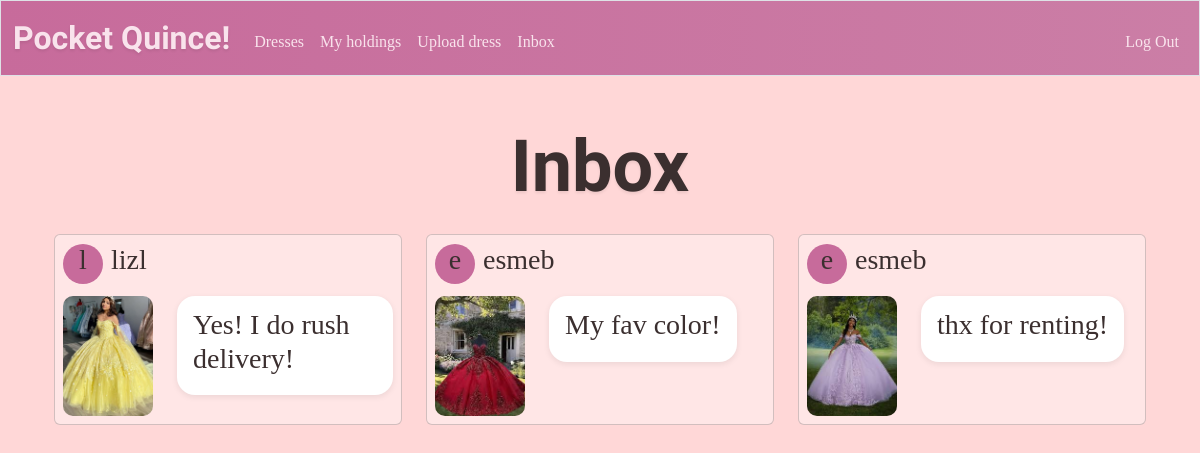
Screenshot of /messages (signed in) with the database file from the repository.
### tables this page shows
CREATE TABLE messages (
    id INTEGER PRIMARY KEY AUTOINCREMENT,
    sender_id   INTEGER NOT NULL,
    receiver_id INTEGER NOT NULL,
    dress_id    INTEGER,
    body        TEXT NOT NULL,
    created_at  TIMESTAMP DEFAULT CURRENT_TIMESTAMP,
    FOREIGN KEY (sender_id)   REFERENCES users(id),
    FOREIGN KEY (receiver_id) REFERENCES users(id),
    FOREIGN KEY (dress_id)    REFERENCES dresses(id)
);

CREATE TABLE users (
id INTEGER PRIMARY KEY AUTOINCREMENT NOT NULL, 
username TEXT NOT NULL UNIQUE, 
email TEXT NOT NULL, 
phone TEXT NOT NULL, 
hash TEXT NOT NULL
);

CREATE TABLE dresses (
    id INTEGER PRIMARY KEY AUTOINCREMENT,
    size TEXT NOT NULL,
    color TEXT NOT NULL,
    owner INTEGER NOT NULL,
    image_url TEXT,
    time_posted TEXT NOT NULL DEFAULT CURRENT_TIMESTAMP,
    FOREIGN KEY (owner) REFERENCES users(id)
);

### app.py (the view)
@app.route("/messages", methods=["GET", "POST"])
@login_required
def messages():
    db = get_db() # Set up database connection to wardrobe.db
    if request.method == "POST":
        receiver_id = request.form.get("receiver_id")
        content = request.form.get("body")
        dress_id = request.form.get("dress_id")
        if not receiver_id or not content or not dress_id:
            return apology("Missing message information")
        db.execute("INSERT INTO messages (sender_id, receiver_id, dress_id, body) VALUES (?,?,?,?)",
                     (session["user_id"], receiver_id, dress_id, content))
        db.commit() # Save database changes
        flash("Message sent!")
        return redirect("/messages") # Allow for messages to be viewed
    else:
        messages = db.execute("SELECT messages.*, users.username as sender_name, dresses.image_url, dresses.size, dresses.color FROM messages JOIN users ON messages.sender_id = users.id LEFT JOIN dresses ON dresses.id = messages.dress_id WHERE messages.receiver_id = ? ORDER BY messages.created_at DESC", (session["user_id"],)).fetchall()
        return render_template("messages.html", messages=messages)

### app.py (called while the page is built)
def get_db():
    if "db" not in g: # Check if database connection already exists
        g.db = sqlite3.connect(DATABASE) # Open database and store connection for reuse
        g.db.row_factory = sqlite3.Row # Enable dictionary-like row access for reading
    return g.db # Return database connection

@app.after_request
def after_request(response):
    response.headers["Cache-Control"] = "no-cache, no-store, must-revalidate"
    response.headers["Expires"] = 0
    response.headers["Pragma"] = "no-cache"
    return response

### help.py (called while the page is built)
def login_required(f):
    @wraps(f)
    def decorated_function(*args, **kwargs):
        if session.get("user_id") is None:
            return redirect("/login")
        return f(*args, **kwargs)
    return decorated_function

### templates/messages.html (shortened to what this page needs)
{% extends "layout.html" %}
{% block main %}
    <h2 class = "imperial">Inbox</h2>
    {%if messages|length == 0 %}
        <h3 class = "body-font">No messages yet</h3>
    {%else%}
        <div class="container mt-4">
            <div class="row">
                {% for message in messages %}
                <div class="col-md-4 mb-4">
                    <div class="card inbox-card p-2">
                        <div class = "message-header">
                            <div class = "message-header-left">
                                <div class = "message-icon">
                                      <h3 class="body-font">{{ message["sender_name"][0] }}</h3>
                                </div>
                                <div class = "message-meta body-font">
                                    <h3 class="body-font">{{ message["sender_name"] }}</h3>
                                </div>
                            </div>
                        </div>
                        <div class = "message-body">
                            <img class="inboxImg" src="{{ message['image_url'] }}">
                            <br>
                            <div class = "message-bubble body-font">
                                <h3 class="body-font">{{ message["body"] }}</h3>
                            </div>
                        </div>
                    </div>
                </div>
                {% endfor %}
            </div>
        </div>
    {% endif %}
{% endblock %}

### static/style.css (style rules this page uses)
body { background-color: #FFD7D7; }
.imperial { font-family: 'Imperial Script', cursive; text-shadow: 0px 2px 3px rgba(0,0,0,0.08); font-weight: 700; font-size: 450%; color: #3B2F2F; }
.body-font { font-family: 'Merriweather', serif; color: #3B2F2F }
.card { background-color: #FFE6E6; }
.inboxImg { width: 90px; height: 120px; object-fit: cover; border-radius: 10px; }
.inbox-card { display: flex; flex-direction: column; justify-content: space-between; height: 100%; max-width: 500px; margin: 0 auto; padding: 1rem 1rem; }
.message-header { display: flex; justify-content: space-between; margin-bottom: 0.7rem; }
.message-header-left { display: flex; align-items: center; gap: 0.5rem; }
.message-icon { width: 40px; height: 40px; border-radius: 50%; background: #C76B9B; color: #F9E3EC; display: flex; align-items: center; justify-content: center; font-weight: 700; font-family: 'Merriweather', serif; }
.message-body { display: flex; align-items: flex-start; gap: 0.75rem; }
.message-bubble { background: #fff; border-radius: 18px; padding: 0.75rem 1rem; box-shadow: 0 2px 6px rgba(0,0,0,0.08); font-size: 0.95rem; text-align: left; max-width: 100%; }

### rows the page displays
messages: username "l", sender_name "lizl", image_url (picture), body "Yes! I do rush delivery!"
messages: username "e", sender_name "esmeb", image_url (picture), body "My fav color!"
messages: username "e", sender_name "esmeb", image_url (picture), body "thx for renting!"
